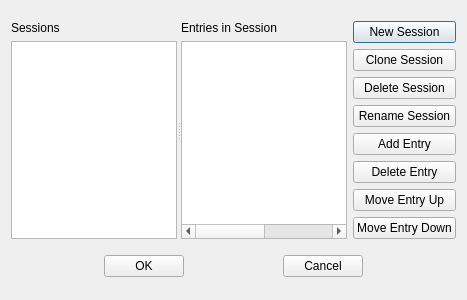
<?xml version="1.0" encoding="UTF-8"?>
<ui version="4.0">
 <class>TSessionManager</class>
 <widget class="QDialog" name="TSessionManager">
  <property name="geometry">
   <rect>
    <x>0</x>
    <y>0</y>
    <width>467</width>
    <height>300</height>
   </rect>
  </property>
  <property name="windowTitle">
   <string>Minos Session Management</string>
  </property>
  <layout class="QVBoxLayout" name="verticalLayout_4">
   <item>
    <layout class="QHBoxLayout" name="horizontalLayout_2">
     <item>
      <widget class="QSplitter" name="splitter">
       <property name="orientation">
        <enum>Qt::Horizontal</enum>
       </property>
       <property name="childrenCollapsible">
        <bool>false</bool>
       </property>
       <widget class="QWidget" name="layoutWidget">
        <layout class="QVBoxLayout" name="verticalLayout">
         <item>
          <widget class="QLabel" name="label">
           <property name="text">
            <string>Sessions</string>
           </property>
          </widget>
         </item>
         <item>
          <widget class="QListWidget" name="sessionsList"/>
         </item>
        </layout>
       </widget>
       <widget class="QWidget" name="layoutWidget2">
        <layout class="QVBoxLayout" name="verticalLayout_2">
         <item>
          <widget class="QLabel" name="label_2">
           <property name="text">
            <string>Entries in Session</string>
           </property>
          </widget>
         </item>
         <item>
          <widget class="QTableWidget" name="sessionEntries">
           <property name="columnCount">
            <number>2</number>
           </property>
           <attribute name="horizontalHeaderVisible">
            <bool>false</bool>
           </attribute>
           <attribute name="horizontalHeaderStretchLastSection">
            <bool>true</bool>
           </attribute>
           <attribute name="verticalHeaderVisible">
            <bool>false</bool>
           </attribute>
           <column/>
           <column/>
          </widget>
         </item>
        </layout>
       </widget>
      </widget>
     </item>
     <item>
      <layout class="QVBoxLayout" name="verticalLayout_3">
       <item>
        <widget class="QPushButton" name="NewSessionButton">
         <property name="text">
          <string>New Session</string>
         </property>
        </widget>
       </item>
       <item>
        <widget class="QPushButton" name="CloneSessionButton">
         <property name="text">
          <string>Clone Session</string>
         </property>
        </widget>
       </item>
       <item>
        <widget class="QPushButton" name="DeleteSessionButton">
         <property name="text">
          <string>Delete Session</string>
         </property>
        </widget>
       </item>
       <item>
        <widget class="QPushButton" name="RenameSessionButton">
         <property name="text">
          <string>Rename Session</string>
         </property>
        </widget>
       </item>
       <item>
        <widget class="QPushButton" name="AddEntryButton">
         <property name="text">
          <string>Add Entry</string>
         </property>
        </widget>
       </item>
       <item>
        <widget class="QPushButton" name="DeleteEntryButton">
         <property name="text">
          <string>Delete Entry</string>
         </property>
        </widget>
       </item>
       <item>
        <widget class="QPushButton" name="MoveEntryUpButton">
         <property name="text">
          <string>Move Entry Up</string>
         </property>
        </widget>
       </item>
       <item>
        <widget class="QPushButton" name="MoveEntryDownButton">
         <property name="text">
          <string>Move Entry Down</string>
         </property>
        </widget>
       </item>
      </layout>
     </item>
    </layout>
   </item>
   <item>
    <layout class="QHBoxLayout" name="horizontalLayout">
     <item>
      <spacer name="horizontalSpacer_2">
       <property name="orientation">
        <enum>Qt::Horizontal</enum>
       </property>
       <property name="sizeHint" stdset="0">
        <size>
         <width>40</width>
         <height>20</height>
        </size>
       </property>
      </spacer>
     </item>
     <item>
      <widget class="QPushButton" name="OKButton">
       <property name="text">
        <string>OK</string>
       </property>
      </widget>
     </item>
     <item>
      <spacer name="horizontalSpacer">
       <property name="orientation">
        <enum>Qt::Horizontal</enum>
       </property>
       <property name="sizeHint" stdset="0">
        <size>
         <width>40</width>
         <height>20</height>
        </size>
       </property>
      </spacer>
     </item>
     <item>
      <widget class="QPushButton" name="cancelButton">
       <property name="text">
        <string>Cancel</string>
       </property>
      </widget>
     </item>
     <item>
      <spacer name="horizontalSpacer_3">
       <property name="orientation">
        <enum>Qt::Horizontal</enum>
       </property>
       <property name="sizeHint" stdset="0">
        <size>
         <width>40</width>
         <height>20</height>
        </size>
       </property>
      </spacer>
     </item>
    </layout>
   </item>
  </layout>
 </widget>
 <resources/>
 <connections/>
</ui>
